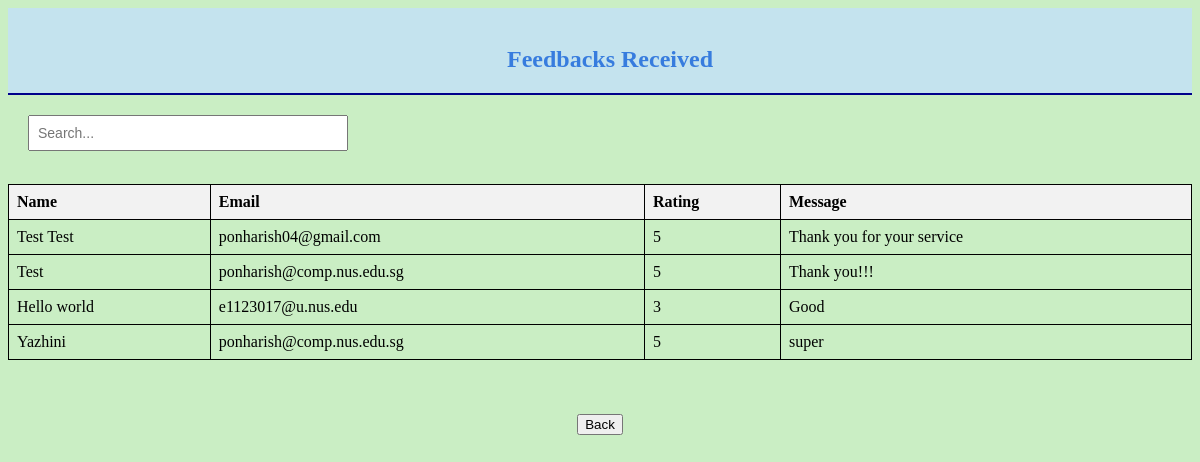
Screenshot of /System_Admin/viewfeedbacks with the database file from the repository.
### homePage/models.py (models this page shows)
class Feedback(models.Model):
    name = models.CharField(max_length=60)
    email = models.EmailField()
    rating = models.PositiveIntegerField()
    feedback_text = models.TextField()

### System_Admin/views.py (the view)
# urls.py: path('viewfeedbacks', views.viewfeedbacks, name='viewfeedbacks'),
@never_cache
def viewfeedbacks(request):
    feedbacks = Feedback.objects.all()
    is_empty = not feedbacks.exists()  # Check if queryset is empty
    return render(request, 'viewlistoffeedbacks.html', {'feedbacks': feedbacks, 'is_empty': is_empty})

### System_Admin/templates/viewlistoffeedbacks.html (shortened to what this page needs)
{% load static %}
<!DOCTYPE html>
<html>
    <head>
    </head>
    <body bgcolor = #CAEEC4>
        <div class = "heading">
            <br>
            <font color = #377CDE><h2 style="padding-left: 20px;" id = "unamefield">Feedbacks Received</h2></font>
            <hr color=#00008B>
        </div>
        {% if not is_empty %}
        <div class="search-container">
            <input type="text" id="searchInput" placeholder="Search..." onkeyup="searchTable()">
        </div>
        {% endif %}
        <div class = "content">
            <br>
            {% if is_empty %}
            <p><font color = "red"> No Records Found! </font></p>
            {% else %}
            <table border="1" id="dataTable">
                <thead>
                    <tr>
                        <th>Name</th>
                        <th>Email</th>
                        <th>Rating</th>
                        <th>Message</th>
                    </tr>
                </thead>
                <tbody>
                    {% for fdb in feedbacks %}
                    <tr>
                        <td>{{ fdb.name }}</td>
                        <td>{{ fdb.email }}</td>
                        <td>{{ fdb.rating }}</td>
                        <td>{{ fdb.feedback_text }}</td>
                    </tr>
                    {% endfor %}
                </tbody>
            </table>
            {% endif %}
            <br><br><br>
            <a href = "./"><input type="button" id = "Back" name = "Back" value="Back"></a> <br>
        </div>
    </body>
</html>

### System_Admin/templates/viewlistoffeedbacks.html (style rules this page uses)
.heading { background-color: rgb(196, 227, 238); text-align: center; }
.content { text-align: center; }
.search-container { text-align: left; margin-bottom: 15px; margin-top: 20px; margin-left: 20px; }
.search-container input { width: 300px; padding: 8px; font-size: 14px; }
table { width: 100%; border-collapse: collapse; }
th, td { padding: 8px; text-align: left; border: 1px solid rgb(0, 0, 0); word-wrap: break-word; overflow-wrap: break-word; word-break: break-all; }
th { background-color: #f2f2f2; }

### rows the page displays
Feedback: name "Test Test", email "ponharish04@gmail.com", rating "5", feedback_text "Thank you for your service"
Feedback: name "Test", email "ponharish@comp.nus.edu.sg", rating "5", feedback_text "Thank you!!!"
Feedback: name "Hello world", email "e1123017@u.nus.edu", rating "3", feedback_text "Good"
Feedback: name "Yazhini", email "ponharish@comp.nus.edu.sg", rating "5", feedback_text "super"
